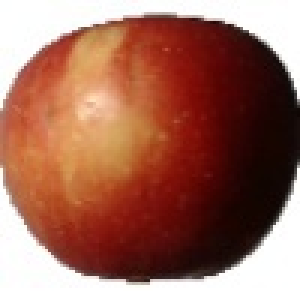
#> input picture datasets/training/Apple Braeburn/0_100.jpg, 100 x 100 px, found by its file name (shown 3 times larger); its folder holds only this picture in this run
$ jupyter execute --allow-errors siamese_renom.ipynb
#> lines starting #> are read from the running program, lines starting #| are printed output that depends on the picture
# Siamese One-Shot-Learning Network, [Fruits 360](https://www.kaggle.com/moltean/fruits) Using [ReNom](https://www.renom.jp/)

[cell 1]
import os
import numpy as np
import matplotlib.pyplot as plt
from sklearn.metrics import pairwise
from PIL import Image, ImageOps
import random

[cell 2]
import renom as rm
from renom.optimizer import Adam

[cell 3]
import warnings
warnings.filterwarnings('ignore')

## Set Configs

[cell 4]
TRAIN_DIR = './datasets/fruits/training/'
TEST_DIR = './datasets/fruits/testing/'
BATCH_SIZE = 64
N_EPOCHS = 20
LR = 0.0005
N_GPU = 1
SET_L = True
INPUT_D = 3 if SET_L == False else 1

## Set Helpers

[cell 5]
def show_img(img, text=None, figsize=(20,20), should_save=False):

    plt.figure(figsize=figsize)
    plt.axis('off')
    if text:
        plt.text(50, 8, text, bbox={'facecolor': 'white', 'alpha': 1 })

    plt.imshow(img, cmap='gray')
    plt.show()

## Configure Custom Data Generator

[cell 6]
class SiameseDataGenerator(object):

    def __init__(self, datasets, transform=None, shuffle=True, batch_size=64,
                 should_invert=True, set_luminance=True):
        self.datasets = datasets
        self.transform = transform
        self.shuffle = shuffle
        self.batch_size = batch_size
        self.should_invert = should_invert
        self.set_luminance = set_luminance

    def __getitem__(self, index):

        imageA_data = []
        imageB_data = []
        label_data = []

        while True:

            if self.shuffle: random.shuffle(datasets)
            for imageA_tupple in [data for data in datasets]:

                get_same_class = random.randint(0,1)
                if get_same_class:
                    while True:
                        imageB_tupple = random.choice(self.datasets)
                        if imageA_tupple[1] == imageB_tupple[1]:
                            break
                else:
                    while True:
                        imageB_tupple = random.choice(self.datasets)
                        if imageA_tupple[1] != imageB_tupple[1]:
                            break

                imageA = Image.open(imageA_tupple[0])
                imageB = Image.open(imageB_tupple[0])

                if self.set_luminance:
                    imageA = imageA.convert('L')
                    imageB = imageB.convert('L')

                if self.should_invert:
                    imageA = ImageOps.invert(imageA)
                    imageB = ImageOps.invert(imageB)

                if self.transform is not False:
                    imageA = imageA.resize((100, 100), resample=Image.BILINEAR)
                    imageB = imageB.resize((100, 100), resample=Image.BILINEAR)

                    imageA = np.array(imageA)
                    imageB = np.array(imageB)

                    imageA = np.expand_dims(imageA, axis=0)
                    imageB = np.expand_dims(imageB, axis=0)

                    imageA = imageA/ 255.
                    imageB = imageB/ 255.

                imageA_data.append(imageA)
                imageB_data.append(imageB)
                label_data.append(np.array([int(imageA_tupple[1] != imageB_tupple[1])], dtype=np.float32))

                if len(imageA_data) == self.batch_size:
                    imageA_batch = np.array(imageA_data)
                    imageB_batch = np.array(imageB_data)
                    label_batch = np.array(label_data)
                    imageA_data = []
                    imageB_data = []
                    label_data = []

                    yield imageA_batch, imageB_batch, label_batch

    def __len__(self):
        return len(self.datasets)

[cell 7]
def load_datasets(path_dir):
#> called with path_dir = './datasets/fruits/training/'
    datasets = list()
    train_list = [data for data in os.listdir(path_dir) if data != 'README']
    for idx_train, train in enumerate(train_list):
        image_list = os.listdir(path_dir + train)
        for image in image_list:
            datasets.append((path_dir + train + '/' + image, idx_train))

    return datasets

## Prepare Training Data

[cell 8]
datasets = load_datasets(path_dir=TRAIN_DIR)
siamese_generator = SiameseDataGenerator(datasets=datasets, transform=True, shuffle=True,
                                         batch_size=BATCH_SIZE, should_invert=False, set_luminance=SET_L)
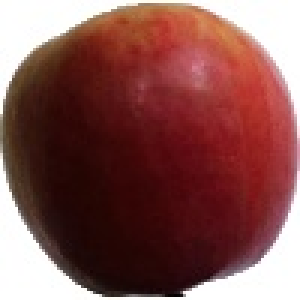
#> input picture datasets/training/Apple Crimson Snow/0_100.jpg, 100 x 100 px, found by its file name (shown 3 times larger)

[cell 9]
for _ in range(3):
    imageA, imageB, label = siamese_generator.__getitem__(True).__next__()
#> label = 64 values, max 1 at index 3, min 0 at index 0, mean 0.438

    stacked_image = np.hstack((imageA[0][0], imageB[0][0]))
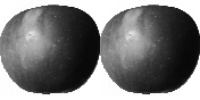
#> stacked_image: shape (100, 200) float64; min 0.0235, max 1, mean 0.478
    show_img(stacked_image, text="Dissimilarity: {}".format(label[0][0]), figsize=(5,5))

## Build [Siamese Network](https://www.cs.cmu.edu/~rsalakhu/papers/oneshot1.pdf) Architecture

[cell 10]
class SiameseNet(rm.Model):

    def __init__(self):
        super(SiameseNet, self).__init__()
        self.conv_layer = rm.Sequential([
            rm.Conv2d(channel=4, filter=3, padding=1),
            rm.Relu(),
            rm.Conv2d(channel=8, filter=3, padding=1),
            rm.Relu(),
            rm.Conv2d(channel=8, filter=3, padding=1),
            rm.Relu(),
        ])

        self.fc_layer = rm.Sequential([
            rm.Flatten(),
            rm.Dense(500),
            rm.Relu(),
            rm.Dense(500),
            rm.Relu(),
            rm.Dense(5),
        ])

    def forward_once(self, x, attr):
        x = self.conv_layer(x)
        x = x.reshape(x.shape[0], -1)
        x = self.fc_layer(x)

        return x

    def forward(self, imageA, imageB):
        resultA = self.forward_once(imageA, attr='A')
        resultB = self.forward_once(imageB, attr='B')

        return resultA, resultB

#### Initialize Siamese Network

#> (a cell that did not finish here is left out)

## Loss Function

[cell 12]
class ContrastiveLoss(rm.Model):

    def __init__(self, margin=2.0):
        super(ContrastiveLoss, self).__init__()
        self.margin = margin

    def forward(self, resultA, resultB, label):
        euclidean_distance = pairwise.euclidean_distances(resultA, resultB)
        contrastive_loss = rm.mean((1-label) * rm.square(euclidean_distance) +
                                   (label) * rm.square(np.clip(self.margin - euclidean_distance, a_min=0.0, a_max=(self.margin - euclidean_distance).max())))

        return contrastive_loss

[cell 13]
contrastive_loss = ContrastiveLoss()

## Set Optimizer

#> (a cell that did not finish here is left out)

## Train The Network

[cell 15]
train_loss = 0
train_loss_history = []
N = len(datasets)

#> (the rest of this cell did not finish here and is left out)

## Evaluate The Network

[cell 16]
plt.figure(figsize=(10,5))
plt.title("Train Loss of Siamese Network")
plt.plot(train_loss_history, label="Train Loss")
plt.xlabel("Epoch")
plt.ylabel("Loss")
plt.legend()

if not os.path.exists('./images/fruits/'): os.makedirs('./images/fruits/')
plt.show()
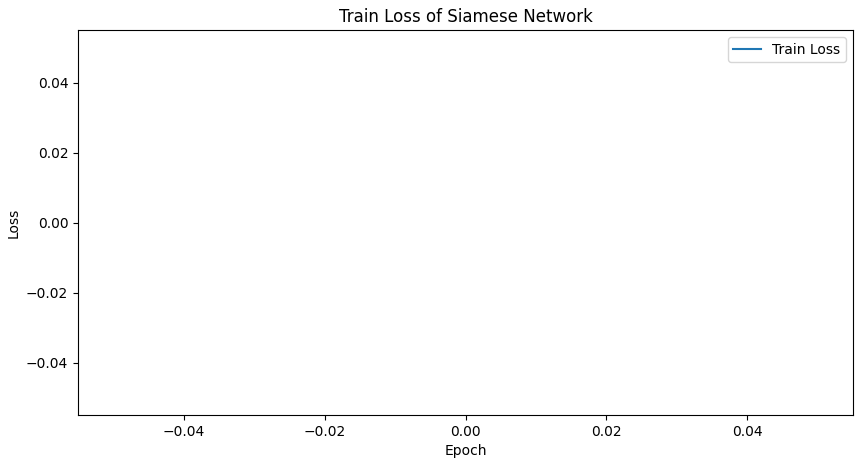
#> figure drawn by matplotlib, 1 panel

#> (a cell that did not finish here is left out)
